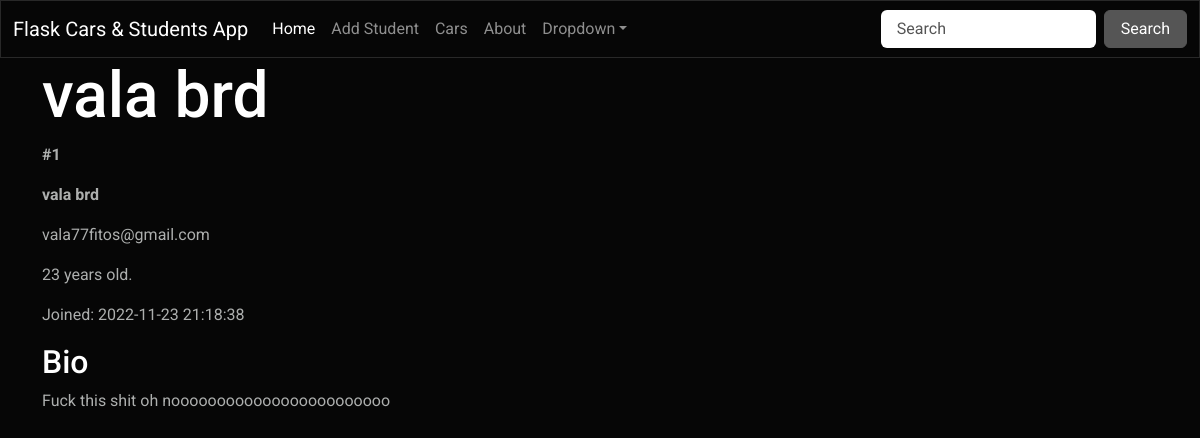
/1/, run on the app's committed database.
### app.py (models this page shows, shortened)
class Student(db.Model):
    id = db.Column(db.Integer, primary_key=True)
    firstname = db.Column(db.String(100), nullable=False)
    lastname = db.Column(db.String(100), nullable=False)
    email = db.Column(db.String(80), unique=True, nullable=False)
    age = db.Column(db.Integer)
    created_at = db.Column(db.DateTime(timezone=True),
                           server_default=func.now())
    bio = db.Column(db.Text)

### app.py (the view)
@app.route('/<int:student_id>/')
def student(student_id):
    student = Student.query.get_or_404(student_id)
    return render_template('student.html', student=student)

### templates/student.html
{% extends 'layout.html' %}
{% block content %}
    <span class="title">
        <h1>{% block title %} {{ student.firstname }} {{ student.lastname }}{% endblock %}</h1>
    </span>
    <div class="content">
            <div class="student">
                <p><b>#{{ student.id }}</b></p>
                <b>
                    <p class="name">{{ student.firstname }} {{ student.lastname }}</p>
                </b>
                <p>{{ student.email }}</p>
                <p>{{ student.age }} years old.</p>
                <p>Joined: {{ student.created_at }}</p>
                <div class="bio">
                    <h4>Bio</h4>
                    <p>{{ student.bio }}</p>
                </div>
            </div>
    </div>
{% endblock %}

### data on the page
Student: firstname "vala", lastname "brd", id "1", email "vala77fitos@gmail.com", age "23", created_at "2022-11-23 21:18:38", bio "Fuck this shit oh noooooooooooooooooooooooo"
